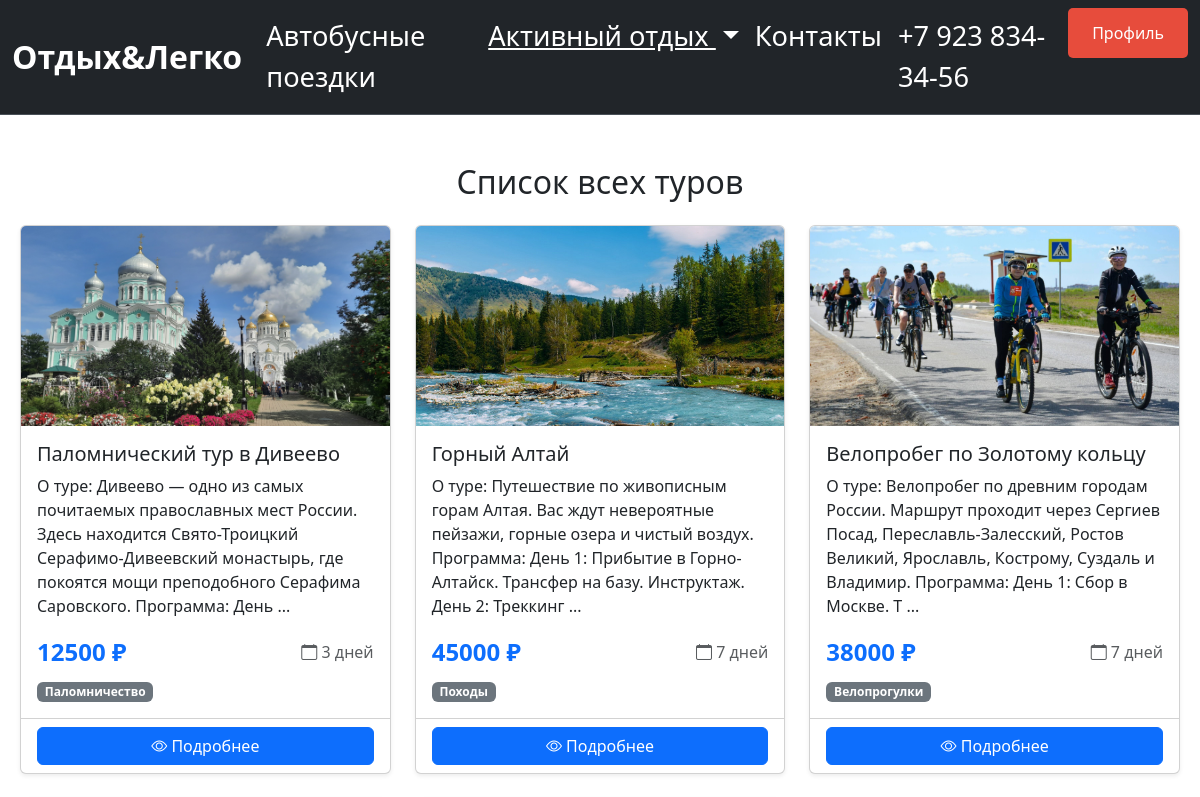
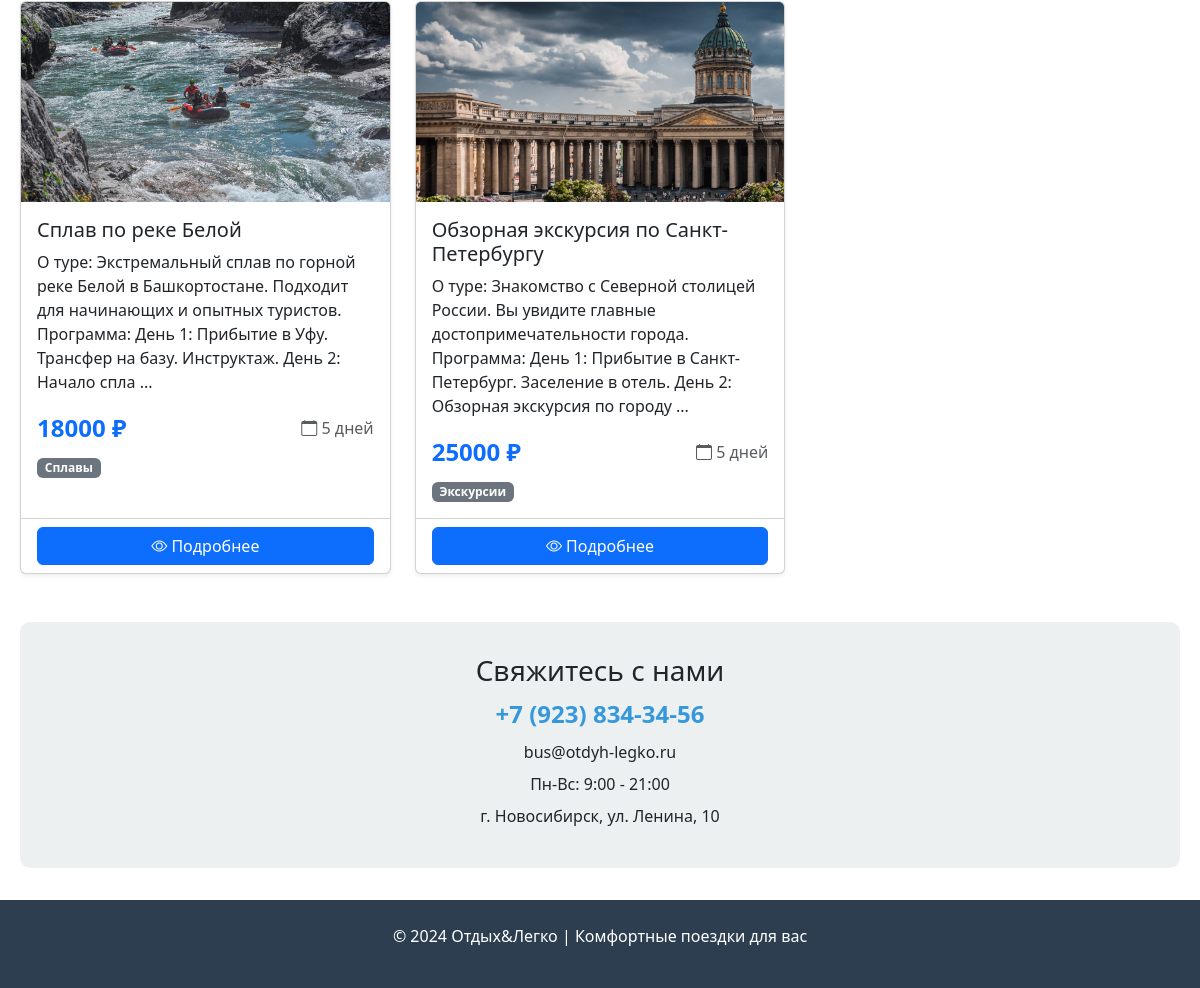
Screenshot of /all_tour (signed in) with the database file from the repository (2 pictures, top to bottom).
### data/tours.py (models this page shows, shortened)
class Tours(SqlAlchemyBase, SerializerMixin):
    __tablename__ = 'tours'
    id = sqlalchemy.Column(sqlalchemy.Integer,
                           primary_key=True, autoincrement=True)
    category_id = sqlalchemy.Column(sqlalchemy.Integer,
                                    sqlalchemy.ForeignKey("category.id"))
    title = sqlalchemy.Column(sqlalchemy.String,
                              nullable=True)
    content = sqlalchemy.Column(sqlalchemy.TEXT,
                                nullable=True)
    is_published = sqlalchemy.Column(sqlalchemy.Boolean,
                                     default=True)
    free_pl = sqlalchemy.Column(sqlalchemy.Integer)
    duration = sqlalchemy.Column(sqlalchemy.Integer, default=3)
    price = sqlalchemy.Column(sqlalchemy.Integer, default=10000)
    img = sqlalchemy.Column(sqlalchemy.String,
                            nullable=False)
    user_id = sqlalchemy.Column(sqlalchemy.Integer, sqlalchemy.ForeignKey("users.id"))
    category = orm.relationship("Category", back_populates='tours')
    cart_items = orm.relationship('CartItem', back_populates='tour', cascade='all, delete-orphan')
    author = orm.relationship("Users", foreign_keys=[user_id], backref='created_tours')

class Category(SqlAlchemyBase, SerializerMixin):
    __tablename__ = 'category'
    id = sqlalchemy.Column(sqlalchemy.Integer,
                           primary_key=True,
                           autoincrement=True)
    name = sqlalchemy.Column(sqlalchemy.String,
                             nullable=True)
    tours = orm.relationship("Tours", cascade="all, delete", back_populates='category')

### main.py (the view)
@app.route('/tours/active')
@app.route('/all_tour')
def all_tour():
    db_sess = db_session.create_session()
    tours = db_sess.query(Tours).all()
    tours_in_cart_ids = []
    if current_user.is_authenticated:
        cart_items = db_sess.query(CartItem).filter(
            CartItem.user_id == current_user.id
        ).all()
        tours_in_cart_ids = [item.tour_id for item in cart_items]
    return render_template('all_tour.html',
                           title='Список всех туров',
                           tours=tours,
                           active=True,
                           tours_in_cart_ids=tours_in_cart_ids)

### data/db_session.py (called while the page is built)
def create_session() -> Session:
    global __factory
    return __factory()

### main.py (called while the page is built)
@login_manager.user_loader
def load_user(user_id):
    db_sess = db_session.create_session()
    return db_sess.query(Users).get(user_id)

### templates/all_tour.html (shortened to what this page needs)
{% extends "base.html" %}
{% block content %}
<div class="container my-5">
  <h2 class="text-center mb-4">{{ title if title else 'Наши туры' }}</h2>
  {% if tours %}
  <div class="row row-cols-1 row-cols-md-3 g-4">
    {% for tour in tours %}
    {% if not current_category or current_category == tour.category.name %}
    <div class="col">
      <div class="card h-100 shadow-sm">
        {% if tour.img %}
        <img src="{{ url_for('static', filename='img/' + tour.img) }}" class="card-img-top" alt="{{ tour.title }}" style="height: 200px; object-fit: cover;">
        {% else %}
        <img src="https://via.placeholder.com/300x200?text=Нет+фото" class="card-img-top" alt="Нет изображения" style="height: 200px; object-fit: cover;">
        {% endif %}
        <div class="card-body">
          <h5 class="card-title">{{ tour.title }}</h5>
          <div class="card-text">
            {% if tour.content %}
              {{ tour.content[:200]|safe if tour.content|length > 200 else tour.content|safe }}
              {% if tour.content|length > 200 %}...{% endif %}
            {% else %}
              <p class="text-muted">Описание временно недоступно</p>
            {% endif %}
          </div>
          <div class="d-flex justify-content-between align-items-center mt-3">
            <span class="text-primary fw-bold fs-4">{{ tour.price }} ₽</span>
            <span class="text-muted"><i class="bi bi-calendar"></i> {{ tour.duration }} дней</span>
          </div>
          {% if tour.category %}
          <div class="mt-2">
            <span class="badge bg-secondary">{{ tour.category.name }}</span>
          </div>
          {% endif %}
        </div>
        <div class="card-footer bg-transparent">
          <a href="/tour/inf/{{ tour.id }}" class="btn btn-primary w-100">
            <i class="bi bi-eye"></i> Подробнее
          </a>
        </div>
      </div>
    </div>
    {% endif %}
    {% endfor %}
  </div>
  {% endif %}
</div>
{% endblock %}

### templates/base.html (style rules this page uses)
.container { max-width: 1200px; margin: 0 auto; padding: 0 20px; }

### rows the page displays
Tours: img (picture), title "Паломнический тур в Дивеево", content "О туре: Дивеево — одно из самых почитаемых православных мест России. Здесь находится Свято-Троицкий Серафимо-Дивеевский монастырь, где покоятся мощи преподобного Серафима Саровского. Программа: День", price "12500", duration "3", category.name "Паломничество"
Tours: img (picture), title "Горный Алтай", content "О туре: Путешествие по живописным горам Алтая. Вас ждут невероятные пейзажи, горные озера и чистый воздух. Программа: День 1: Прибытие в Горно-Алтайск. Трансфер на базу. Инструктаж. День 2: Треккинг", price "45000", duration "7", category.name "Походы"
Tours: img (picture), title "Велопробег по Золотому кольцу", content "О туре: Велопробег по древним городам России. Маршрут проходит через Сергиев Посад, Переславль-Залесский, Ростов Великий, Ярославль, Кострому, Суздаль и Владимир. Программа: День 1: Сбор в Москве. Т", price "38000", duration "7", category.name "Велопрогулки"
Tours: img (picture), title "Сплав по реке Белой", content "О туре: Экстремальный сплав по горной реке Белой в Башкортостане. Подходит для начинающих и опытных туристов. Программа: День 1: Прибытие в Уфу. Трансфер на базу. Инструктаж. День 2: Начало спла", price "18000", duration "5", category.name "Сплавы"
Tours: img (picture), title "Обзорная экскурсия по Санкт-Петербургу", content "О туре: Знакомство с Северной столицей России. Вы увидите главные достопримечательности города. Программа: День 1: Прибытие в Санкт-Петербург. Заселение в отель. День 2: Обзорная экскурсия по городу", price "25000", duration "5", category.name "Экскурсии"

### other values shown
{{ title if title else 'Наши туры' }} "Список всех туров"
